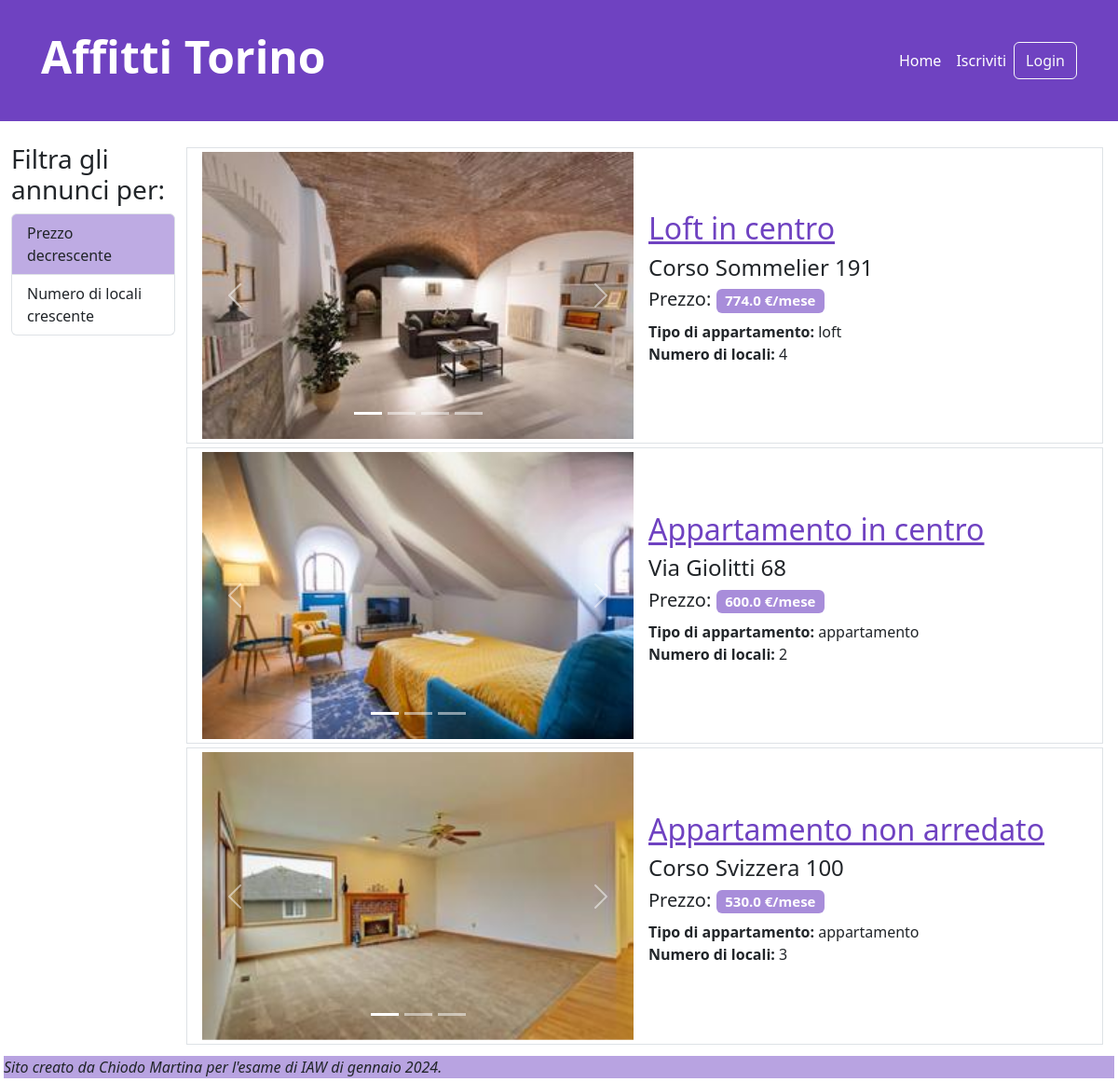
The page / on the database its author committed.
### tables this page shows
CREATE TABLE "annunci" (
	"id"	INTEGER NOT NULL UNIQUE,
	"titolo"	TEXT NOT NULL,
	"indirizzo"	TEXT NOT NULL,
	"tipo"	TEXT NOT NULL,
	"num_locali"	INTEGER NOT NULL,
	"id_locatore"	INTEGER NOT NULL,
	"descrizione"	TEXT NOT NULL,
	"arredata"	TEXT NOT NULL,
	"disponibile"	TEXT NOT NULL,
	"prezzo"	REAL NOT NULL,
	"foto1"	TEXT NOT NULL,
	"foto2"	TEXT,
	"foto3"	TEXT,
	"foto4"	TEXT,
	"foto5"	TEXT,
	PRIMARY KEY("id" AUTOINCREMENT)
);

### app.py (the view)
@app.route('/')
def home_prezzo():
    annunci_prezzo = annunci_dao.get_annunci_per_prezzo()
    return render_template('home_prezzo.html', annunci=annunci_prezzo)

### annunci_dao.py (called while the page is built)
def get_annunci_per_prezzo():
    conn = sqlite3.connect('db/database_esame.db')
    conn.row_factory = sqlite3.Row
    cursor = conn.cursor()
    sql = 'SELECT annunci.id, titolo, indirizzo, tipo, num_locali,id_locatore, utenti.nominativo, descrizione, arredata, prezzo, disponibile, foto1, foto2, foto3, foto4, foto5 FROM annunci, utenti WHERE utenti.id = annunci.id_locatore AND disponibile=? ORDER BY prezzo DESC'
    cursor.execute(sql, ("SI",))
    annunci = cursor.fetchall()
    cursor.close()
    conn.close()
    return annunci

### templates/home_prezzo.html (shortened to what this page needs)
{% extends "base.html" %}
{% block content %}
<aside id="myaside" class="col-lg-2 col-md-12">
    <h3>Filtra gli annunci per:</h3>
    <section class="list-group">
        <a href="{{url_for('home_prezzo')}}" class="list-group-item list-group-item-action asideactive" aria-current="true">Prezzo decrescente</a>
        <a href="{{url_for('home_numlocali')}}" class="list-group-item list-group-item-action">Numero di locali crescente</a>
    </section>
</aside>
<main class="col-lg-10 col-md-12">
    {%for elem in annunci%}
        <section class="row p-1 my-1 me-1 border">
            <div class="col-md-6">
                <div id="carouselFotoAnnuncio_{{elem.id  | e}}" class="carousel slide">
                    <div class="carousel-indicators">
                        <button type="button" data-bs-target="#carouselFotoAnnuncio_{{elem.id  | e}}" data-bs-slide-to="0" class="active" aria-current="true" aria-label="Slide 1"></button>
                        {%if elem.foto2!=""%}<button type="button" data-bs-target="#carouselFotoAnnuncio_{{elem.id  | e}}" data-bs-slide-to="1" aria-label="Slide 2"></button>{%endif%}
                        {%if elem.foto3!=""%}<button type="button" data-bs-target="#carouselFotoAnnuncio_{{elem.id  | e}}" data-bs-slide-to="2" aria-label="Slide 3"></button>{%endif%}
                        {%if elem.foto4!=""%}<button type="button" data-bs-target="#carouselFotoAnnuncio_{{elem.id  | e}}" data-bs-slide-to="3" aria-label="Slide 4"></button>{%endif%}
                    </div>
                    <div class="carousel-inner">
                        <div class="carousel-item active"><img src="{{url_for('static', filename= elem.foto1 )}}" class="d-block w-100" alt="Questa è la prma foto dell'annuncio per {{elem.titolo}}"></div>
                    </div>
                    <button class="carousel-control-prev" type="button" data-bs-target="#carouselFotoAnnuncio_{{elem.id  | e}}" data-bs-slide="prev">
                    <span class="carousel-control-prev-icon" aria-hidden="true"></span>
                    </button>
                    <button class="carousel-control-next" type="button" data-bs-target="#carouselFotoAnnuncio_{{elem.id  | e}}" data-bs-slide="next">
                    <span class="carousel-control-next-icon" aria-hidden="true"></span>
                    </button>
                </div>
            </div>
            <article class="col-md-6 align-self-md-center p-1">
                <a href="{{url_for('single_annuncio', id=elem.id)}}"><h2>{{elem.titolo |e}}</h2></a>
                <h4>{{elem.indirizzo |e}}</h4>
                <h5>Prezzo: <span class="badge prezzobadge"><strong>{{elem.prezzo |e}}</strong> €/mese</span></h5>
                <p><strong>Tipo di appartamento:</strong> {{elem.tipo |e}} <br><strong>Numero di locali:</strong> {%if elem.num_locali < 5%}{{elem.num_locali |e}}{%elif elem.num_locali == 5%}5 o più.{%endif%}</p>
            </article>
        </section>
    {%endfor%}
</main>
{%endblock%}

### templates/base.html (shortened to what this page needs)
<!doctype html>
<html lang="it">
<head>
    <link href="https://cdn.jsdelivr.net/npm/bootstrap@5.3.2/dist/css/bootstrap.min.css" rel="stylesheet"
>
    <link rel="stylesheet" href="https://cdn.jsdelivr.net/npm/bootstrap-icons@1.11.2/font/bootstrap-icons.min.css">
    <link rel="stylesheet" href="{{url_for('static', filename='style.css')}}">
</head>
<body>
    <header id="myheader">
        <nav class="navbar navbar-expand-lg mynavbar">
            <div class="container-fluid">
                <h1 class="display-5">Affitti Torino</h1>
                <div class="collapse navbar-collapse d-flex-lg justify-content-lg-end" id="navbarNavAltMarkup">
                    <div class="navbar-nav">
                        <a class="nav-link active" aria-current="page" href="{{url_for('home_prezzo')}}">Home</a>
                        {%if current_user.is_authenticated%}
                        <a class="nav-link" href="{{url_for('profilo_utente', id=current_user.id)}}">Il tuo profilo</a>
                        <a class="nav-link" href="{{url_for('logout')}}">Logout</a>
                        {%else%}
                        <a class="nav-link" href="/iscriviti">Iscriviti</a>
                        <button type="button" class="btn btn-outline-light" data-bs-toggle="modal" data-bs-target="#loginModal">Login</button>
                        {%endif%}
                    </div>
                </div>
            </div>
        </nav>
    </header>
    <div class="container-fluid mt-4 mb-2">
        <div class="row">
            {%block content %}{% endblock %}
        </div>
    </div>
</body>
<footer class="m-1">
    <i>Sito creato da Chiodo Martina per l'esame di IAW di gennaio 2024.<i>
</footer>
</html>

### static/style.css (style rules this page uses)
.mynavbar { background-color: #6f42c1; padding: 2rem; }
#myheader h1 { color: white; font-weight: bold ; }
#myheader a { color: white; }
.asideactive { background-color:#6e42c171; }
.prezzobadge { background-color:#6e42c199; }
a { color: #6f42c1 }
footer { background-color: #6e42c17c ; }

### rows shown on the page
annunci: foto1 (picture), titolo "Loft in centro", indirizzo "Corso Sommelier 191", prezzo "774.0", tipo "loft", num_locali "4"
annunci: foto1 (picture), titolo "Appartamento in centro", indirizzo "Via Giolitti 68", prezzo "600.0", tipo "appartamento", num_locali "2"
annunci: foto1 (picture), titolo "Appartamento non arredato", indirizzo "Corso Svizzera 100", prezzo "530.0", tipo "appartamento", num_locali "3"
